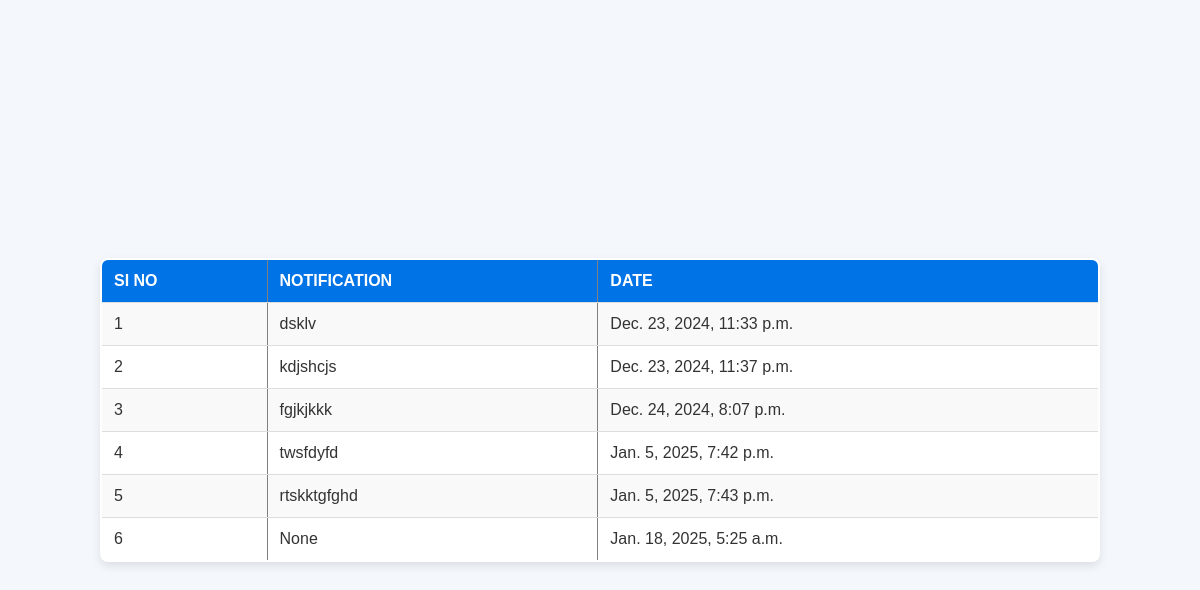
Page /notification on the earlier database version.
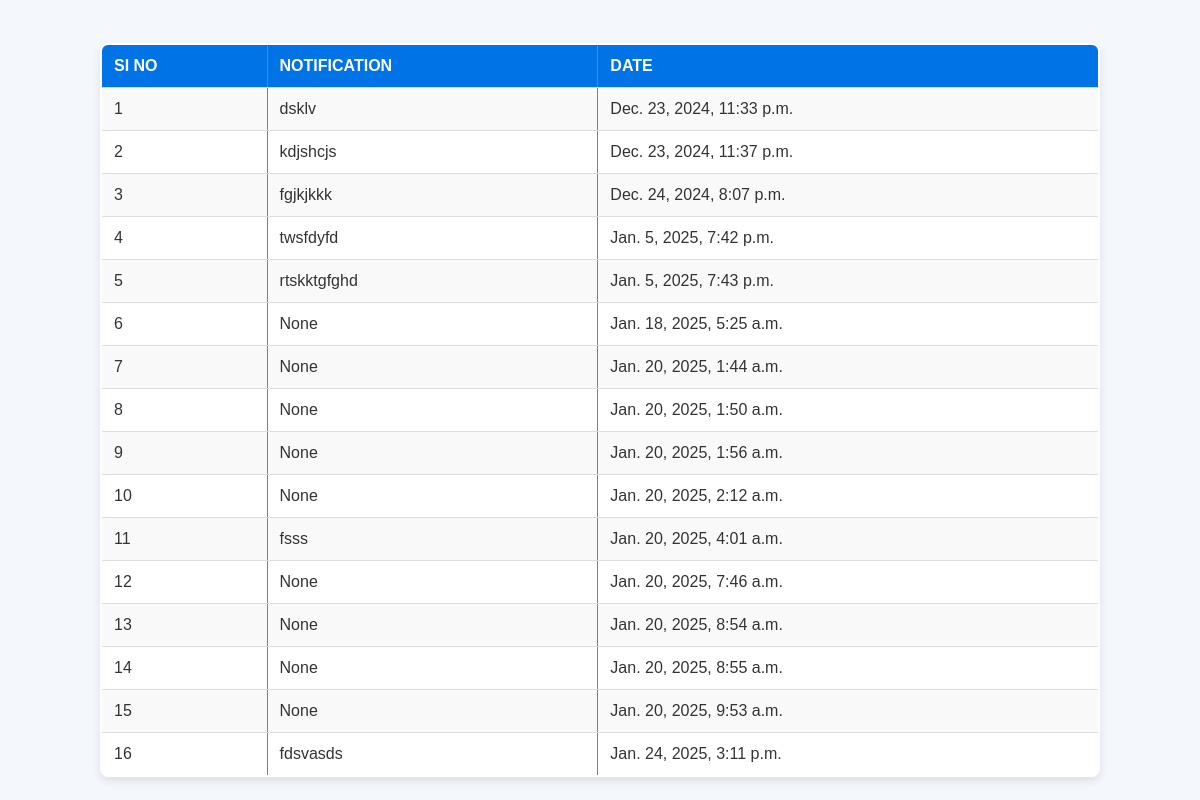
Same page on the later database version.
### administrator/models.py (models this page shows)
class notificationTable(models.Model):
     post=models.CharField(max_length=200,null=True,blank=True)
     date = models.DateTimeField(auto_now_add=True)

### administrator/views.py (the view)
# urls.py: path("notification", notificationpage.as_view(), name="notification"),
class notificationpage(View):
    def get(self,request):
        c= notificationTable.objects.all()
        return render(request,"faculty/notification.html", {'a':c})

### templates/faculty/notification.html (shortened to what this page needs)
<!DOCTYPE html>
<html lang="en">
<head>
<body class=" bo">
    <table border="2" class="dot" >
        <tr>
        <th>SI no</th>
        <th>notification</th>
        <th>date</th>
    </tr>
    {% for i in a %}
    <tr>
        <td>{{forloop.counter}}</td>
        <td>{{i.post}}</td>
        <td>{{i.date}}</td>
    </tr>
    {%endfor%}
    </table>
</body>
</html>

Differences in the rows shown:
added notificationTable: post "None", date "Jan. 20, 2025, 1:44 a.m."
added notificationTable: post "None", date "Jan. 20, 2025, 1:50 a.m."
added notificationTable: post "None", date "Jan. 20, 2025, 1:56 a.m."
added notificationTable: post "None", date "Jan. 20, 2025, 2:12 a.m."
added notificationTable: post "fsss", date "Jan. 20, 2025, 4:01 a.m."
added notificationTable: post "None", date "Jan. 20, 2025, 7:46 a.m."
added notificationTable: post "None", date "Jan. 20, 2025, 8:54 a.m."
added notificationTable: post "None", date "Jan. 20, 2025, 8:55 a.m."
added notificationTable: post "None", date "Jan. 20, 2025, 9:53 a.m."
added notificationTable: post "fdsvasds", date "Jan. 24, 2025, 3:11 p.m."
